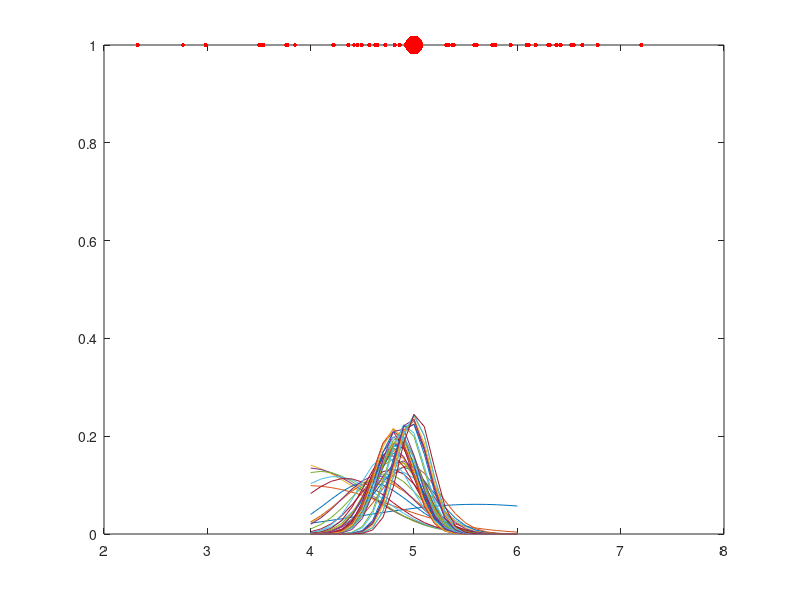

Source code (MATLAB):
s = 5; %true state
h = plot(s,1,'r.');
set(h,'markersize',40,'linewidth', 3);
x = s + randn(1,50);
hold on;
h = plot(x,1,'r.','markersize',10);
Sx = [4:0.1:6];
L = length(Sx)
Pr = ones(L);
Po=ones(L,L);

Pr = Pr/sum(Pr);
Po = Po/sum(Po);
sigma = std(x);
for (i = 2:length(x))
  Pr=Po;
  m=0*Pr;
  for (j = 1:length(Pr))
    me = Sx(j);
    m(j) = normpdf(x(i),me,sigma);%(1/( sigma* sqrt(2*pi) ) )*exp( -(x(i) - me) / (2*sigma^2) );
    m(j) = m(j) * Pr(j);
  end;
  Po = m/(sum(m));
  plot(Sx,Po);
  peak = find(Po == max(Po));
end;
